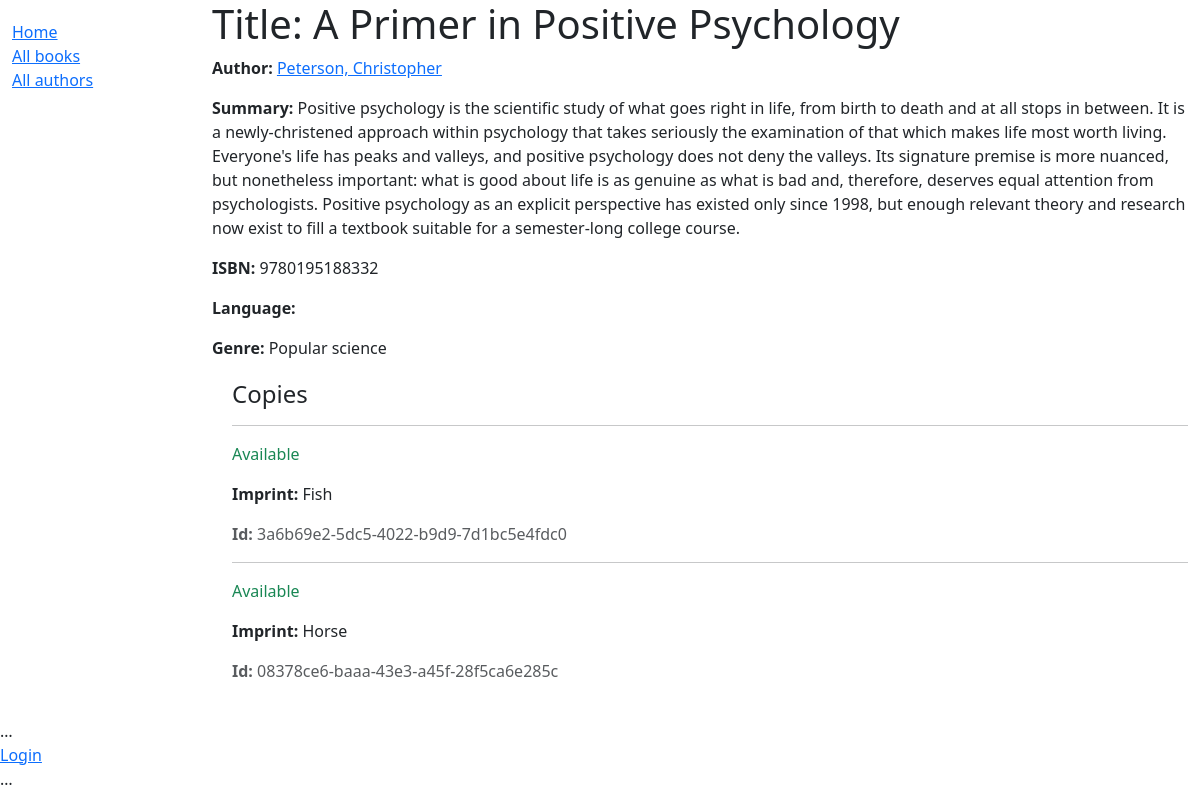
/catalog/book/1, run on the app's committed database.
### catalog/models.py (models this page shows, shortened)
class Book(models.Model):
    title = models.CharField(max_length=200)
    author = models.ForeignKey('Author',
        on_delete=models.RESTRICT,
        null=True)
    summary = models.TextField(
        max_length=1000,
        help_text="Enter a brief description of the book")
    isbn = models.CharField('ISBN', max_length=13,
         unique=True,
         help_text='13 Character <a href="https://www.isbn-international.org/content/what-isbn'
                                      '">ISBN number</a>')
    genre = models.ManyToManyField(
        Genre, help_text="Select a genre for this book")
    def display_genre(self):
        return ', '.join(genre.name for genre in self.genre.all()[:3])
    display_genre.short_description = 'Genre'

class Author(models.Model):
    first_name = models.CharField(max_length=100)
    last_name = models.CharField(max_length=100)
    date_of_birth = models.DateField(null=True, blank=True)
    date_of_death = models.DateField('Died', null=True, blank=True)
    class Meta:
        ordering = ['last_name', 'first_name']
    def get_absolute_url(self):
        return reverse('author-detail', args=[str(self.id)])
    def __str__(self):
        return f'{self.last_name}, {self.first_name}'

class Genre(models.Model):
    name = models.CharField(
        max_length=200,
        unique=True,
        help_text="Enter a book genre (e.g. Science Fiction, French Poetry etc.)"
    )
    def __str__(self):
        return self.name
    class Meta:
        constraints = [
            UniqueConstraint(
             Lower('name'),
             name='genre_name_case_insensitive_unique',
             violation_error_message = "Genre already exists (case insensitive match)"
             ),
        ]

class BookInstance(models.Model):
    class Meta:
        permissions = (("can_mark_returned", "Set book as returned"),)
    id = models.UUIDField(primary_key=True, default=uuid.uuid4,
         help_text="Unique ID for this particular book across whole library")
    book = models.ForeignKey('Book',
         on_delete=models.RESTRICT, null=True)
    imprint = models.CharField(max_length=200)
    due_back = models.DateField(null=True,
         blank=True)
    LOAN_STATUS = (
        ('m', 'Maintenance'),
        ('o', 'On loan'),
        ('a', 'Available'),
        ('r', 'Reserved'),
    )
    status = models.CharField(
        max_length=1,
        choices=LOAN_STATUS,
        blank=True,
        default='m',
        help_text='Book availability',
    )
    borrower = models.ForeignKey(settings.AUTH_USER_MODEL, on_delete=models.SET_NULL, null=True, blank=True)
    class Meta:
        ordering = ['due_back']

### catalog/views.py (the view)
# urls.py: path('book/<int:pk>', views.BookDetailView.as_view(), name='book-detail'),
class BookDetailView(generic.DetailView):
    model = Book

### catalog/templates/catalog/book_detail.html (shortened to what this page needs)
{% extends "base_generic.html" %}
{% block content %}
  <h1>Title: {{ book.title }}</h1>
    <strong>Author:</strong>
    <a href="{{ book.author.get_absolute_url }}">{{ book.author }}</a>
  <p><strong>Summary:</strong> {{ book.summary }}</p>
  <p><strong>ISBN:</strong> {{ book.isbn }}</p>
  <p><strong>Language:</strong> {{ book.language }}</p>
  <p><strong>Genre:</strong> {{ book.genre.all|join:", " }}</p>
  <div style="margin-left:20px;margin-top:20px">
    <h4>Copies</h4>
    {% for copy in book.bookinstance_set.all %}
      <hr />
      <p
        class="{% if copy.status == 'a' %}text-success{% elif copy.status == 'm' %}text-danger{% else %}text-warning{% endif %}">
        {{ copy.get_status_display }}
      </p>
      <p><strong>Imprint:</strong> {{ copy.imprint }}</p>
      <p class="text-muted"><strong>Id:</strong> {{ copy.id }}</p>
    {% endfor %}
  </div>
{% endblock %}

### data on the page
Book: author "Peterson, Christopher", summary "Positive psychology is the scientific study of what goes right in life, from birth to death and at all stops in between. It is a newly-christened approach within psychology that takes seriously the examination of that which makes life most worth living. Everyone's life has peaks and valleys, and positive psychology does not deny the valleys. Its signature premise is more nuanced, but nonetheless important: what is good about life is as genuine as what is bad and, therefore, deserves equal attention from psychologists. Positive psychology as an explicit perspective has existed only since 1998, but enough relevant theory and research now exist to fill a textbook suitable for a semester-long…", isbn "9780195188332", genre.all "Popular science"
BookInstance: status "Available", imprint "Fish", id "3a6b69e2-5dc5-4022-b9d9-7d1bc5e4fdc0"
BookInstance: status "Available", imprint "Horse", id "08378ce6-baaa-43e3-a45f-28f5ca6e285c"
